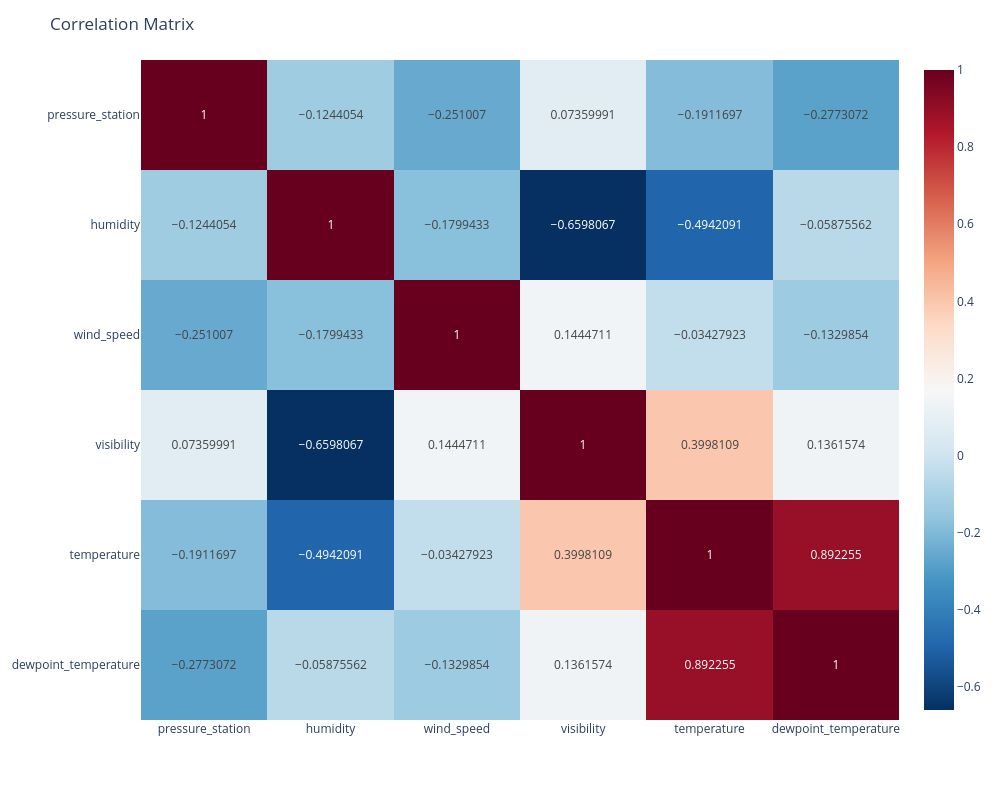

This figure's notebook cell:
### Code cell
corr_matrix = gomel_data[['pressure_station', 'humidity', 'wind_speed', 'visibility', 'temperature', 'dewpoint_temperature']].corr(numeric_only=True)

fig = px.imshow(corr_matrix,
                width=1500,
                height=1500,
                text_auto=True, aspect="auto",
                color_continuous_scale='RdBu_r',
                )
fig.update_layout(width=1000, height=800)
fig.update_layout(title='Correlation Matrix')
fig.show()

### Figure 1 — Plotly figure (JSON) as saved in the notebook; plotly's stock layout.template omitted (floating-point values rounded to 4 significant figures)
{"data": [{"coloraxis": "coloraxis", "hovertemplate": "x: %{x}<br>y: %{y}<br>color: %{z}<extra></extra>", "name": "0", "texttemplate": "%{z}", "type": "heatmap", "x": ["pressure_station", "humidity", "wind_speed", "visibility", "temperature", "dewpoint_temperature"], "xaxis": "x", "y": ["pressure_station", "humidity", "wind_speed", "visibility", "temperature", "dewpoint_temperature"], "yaxis": "y", "z": [[1, -0.1244, -0.251, 0.0736, -0.1912, -0.2773], [-0.1244, 1, -0.1799, -0.6598, -0.4942, -0.05876], [-0.251, -0.1799, 1, 0.1445, -0.03428, -0.133], [0.0736, -0.6598, 0.1445, 1, 0.3998, 0.1362], [-0.1912, -0.4942, -0.03428, 0.3998, 1, 0.8923], [-0.2773, -0.05876, -0.133, 0.1362, 0.8923, 1]]}], "layout": {"coloraxis": {"colorscale": [[0, "rgb(5,48,97)"], [0.1, "rgb(33,102,172)"], [0.2, "rgb(67,147,195)"], [0.3, "rgb(146,197,222)"], [0.4, "rgb(209,229,240)"], [0.5, "rgb(247,247,247)"], [0.6, "rgb(253,219,199)"], [0.7, "rgb(244,165,130)"], [0.8, "rgb(214,96,77)"], [0.9, "rgb(178,24,43)"], [1, "rgb(103,0,31)"]]}, "height": 800, "margin": {"t": 60}, "title": {"text": "Correlation Matrix"}, "width": 1000, "xaxis": {"anchor": "y", "domain": [0, 1]}, "yaxis": {"anchor": "x", "autorange": "reversed", "domain": [0, 1]}}}
